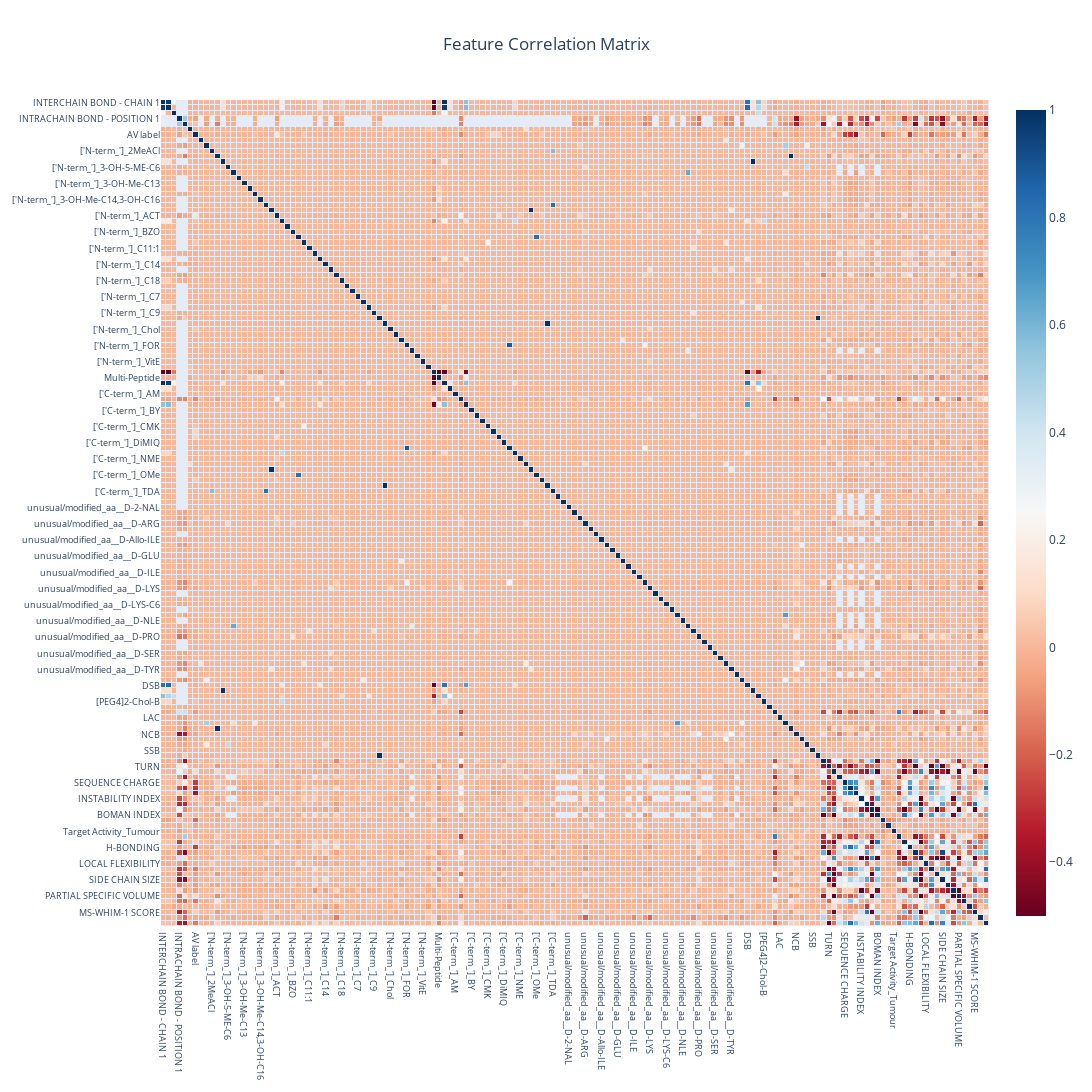

The cell this chart's notebook holds for it:
### Code cell
# Create interactive plot for better visualisation
heat = go.Heatmap(
    z = corr,
    x = corr.columns.values,
    y = corr.columns.values,
    zmin = - 0.5, # Sets the lower bound of the color domain
    zmax = 1,
    xgap = 1, # Sets the horizontal gap (in pixels) between bricks
    ygap = 1,
    colorscale = 'RdBu'
)

layout = go.Layout(
    title_text='Feature Correlation Matrix', 
    title_x=0.5, 
    width=2000, 
    height=2000,
    xaxis_showgrid=False,
    yaxis_showgrid=False,
    yaxis_autorange='reversed'
)

fig=go.Figure(data=[heat], layout=layout)
fig.update_xaxes(tickfont=dict(size=9))
fig.update_yaxes(tickfont=dict(size=9))
fig.show()

### Figure 1 — Plotly figure (JSON) as saved in the notebook; plotly's stock layout.template omitted (floating-point values rounded to 4 significant figures; data arrays with more than 128 entries replaced by an {"elided": "..."} marker saying what was removed)
{"data": [{"colorscale": [[0, "rgb(103,0,31)"], [0.1, "rgb(178,24,43)"], [0.2, "rgb(214,96,77)"], [0.3, "rgb(244,165,130)"], [0.4, "rgb(253,219,199)"], [0.5, "rgb(247,247,247)"], [0.6, "rgb(209,229,240)"], [0.7, "rgb(146,197,222)"], [0.8, "rgb(67,147,195)"], [0.9, "rgb(33,102,172)"], [1, "rgb(5,48,97)"]], "type": "heatmap", "x": {"elided": "153 str values"}, "xgap": 1, "y": {"elided": "153 str values"}, "ygap": 1, "z": {"elided": "153x153 float values"}, "zmax": 1, "zmin": -0.5}], "layout": {"height": 2000, "title": {"text": "Feature Correlation Matrix", "x": 0.5}, "width": 2000, "xaxis": {"showgrid": false, "tickfont": {"size": 9}}, "yaxis": {"autorange": "reversed", "showgrid": false, "tickfont": {"size": 9}}}}
